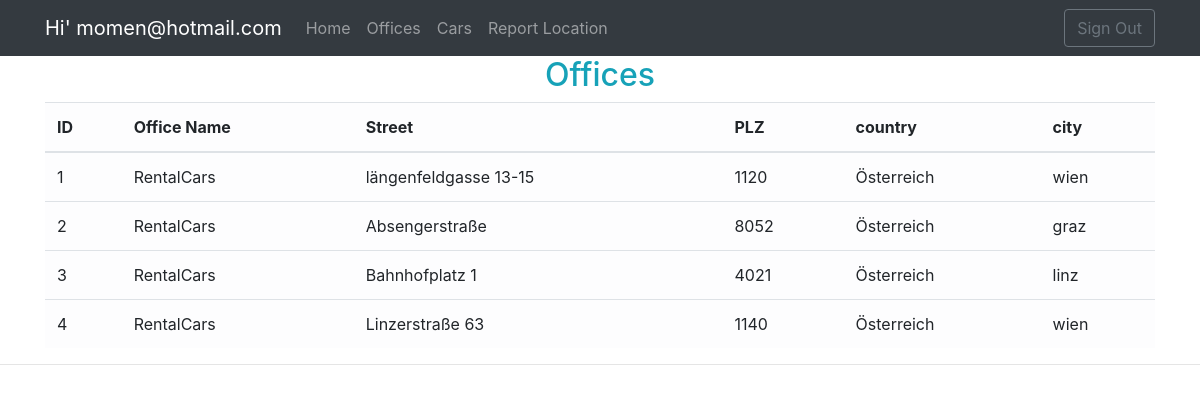
Page /office_list.php (signed in) on the committed database.
### tables this page shows
CREATE TABLE `user` (
  `user_id` int(11) NOT NULL,
  `userName` varchar(50) DEFAULT NULL,
  `userEmail` varchar(50) DEFAULT NULL,
  `userPass` varchar(255) DEFAULT NULL
);

CREATE TABLE `php_car_rental_agency` (
  `agency_id` int(11) NOT NULL,
  `office_name` varchar(55) DEFAULT NULL,
  `fk_address_id` int(11) DEFAULT NULL,
  `fk_user_id` int(11) DEFAULT NULL
);

CREATE TABLE `address` (
  `address_id` int(11) NOT NULL,
  `street` varchar(100) DEFAULT NULL,
  `zip_code` int(6) DEFAULT NULL,
  `country` varchar(40) DEFAULT NULL,
  `city` varchar(40) DEFAULT NULL
);

### office_list.php (the view, shortened to what this page needs)
<?php
require_once 'dbconnect.php';
$res=mysqli_query($conn, "SELECT * FROM `user` WHERE user_id=".$_SESSION['user']);
$userRow=mysqli_fetch_array($res, MYSQLI_ASSOC);
?>
    <!DOCTYPE html>
    <html>
    <head>
        <link rel="stylesheet" href="https://maxcdn.bootstrapcdn.com/bootstrap/4.0.0/css/bootstrap.min.css">
        <link rel="stylesheet" href="https://use.fontawesome.com/releases/v5.0.12/css/all.css">
        <link rel="stylesheet" href="https://use.fontawesome.com/releases/v5.0.13/css/all.css">
    </head>
    <body>
        <nav class="navbar navbar-expand-lg navbar-dark bg-dark" role="navigation">
            <div class="container">
                <a class="navbar-brand" href="#">Hi' <?php echo $userRow['userEmail']; ?></a>
                   <div class="collapse navbar-collapse" id="exCollapsingNavbar">
            <ul class="nav navbar-nav">
                <li class="nav-item"><a href="home.php" class="nav-link">Home</a></li>
                <li class="nav-item"><a href="office_list.php" class="nav-link">Offices</a></li>
                <li class="nav-item"><a href="cars_list.php" class="nav-link">Cars</a></li>
                <li class="nav-item"><a href="cars_location.php" class="nav-link">Report Location</a></li>
            </ul>
                <ul class="nav navbar-nav flex-row justify-content-between ml-auto">
                    <a href="logout.php?logout">
                        <button type="button" id="dropdownMenu1" class="btn btn-outline-secondary">Sign Out</button>
                    </a>
                </ul>
            </div>
            </div>
        </nav>
        <?php
            $sql = "SELECT `php_car_rental_agency`.`agency_id`,`php_car_rental_agency`.`office_name`,`address`.`street`,`address`.`zip_code`,`address`.`country`,`address`.`city` FROM `php_car_rental_agency` inner join `address` on `php_car_rental_agency`.`fk_address_id` = `address`.`address_id`
";
			$result = mysqli_query($conn,$sql);
           if ($result->num_rows > 0) {
	 echo"	<div class ='container'>
	 <h2 class='text-info text-center'>Offices</h2>
		    <table class='table table-light'>
			  <thead>
			    <tr>
			      <th scope='col'>ID</th>
			      <th scope='col'>Office Name</th>
			      <th scope='col'>Street</th>
			      <th scope='col'>PLZ</th>
                  <th scope='col'>country</th>
                  <th scope='col'>city</th>
			    </tr>
			  </thead>";
		    while($row = mysqli_fetch_array($result)) {
echo"<tr><td>{$row['agency_id']}</td><td>{$row['office_name']}</td><td>{$row['street']}</td><td>{$row['zip_code']}</td><td>{$row['country']}</td><td>{$row['city']}</td></tr>";
		}
		echo "</table></div><hr>";
		} else {
		    echo "0 results";
		}
?>
    </body>
    </html>

### rows in the picture
user: userEmail "momen@hotmail.com"
php_car_rental_agency: agency_id "1", office_name "RentalCars", fk_address.street "längenfeldgasse 13-15", fk_address.zip_code "1120", fk_address.country "Österreich", fk_address.city "wien"
php_car_rental_agency: agency_id "2", office_name "RentalCars", fk_address.street "Absengerstraße", fk_address.zip_code "8052", fk_address.country "Österreich", fk_address.city "graz"
php_car_rental_agency: agency_id "3", office_name "RentalCars", fk_address.street "Bahnhofplatz 1", fk_address.zip_code "4021", fk_address.country "Österreich", fk_address.city "linz"
php_car_rental_agency: agency_id "4", office_name "RentalCars", fk_address.street "Linzerstraße 63", fk_address.zip_code "1140", fk_address.country "Österreich", fk_address.city "wien"
